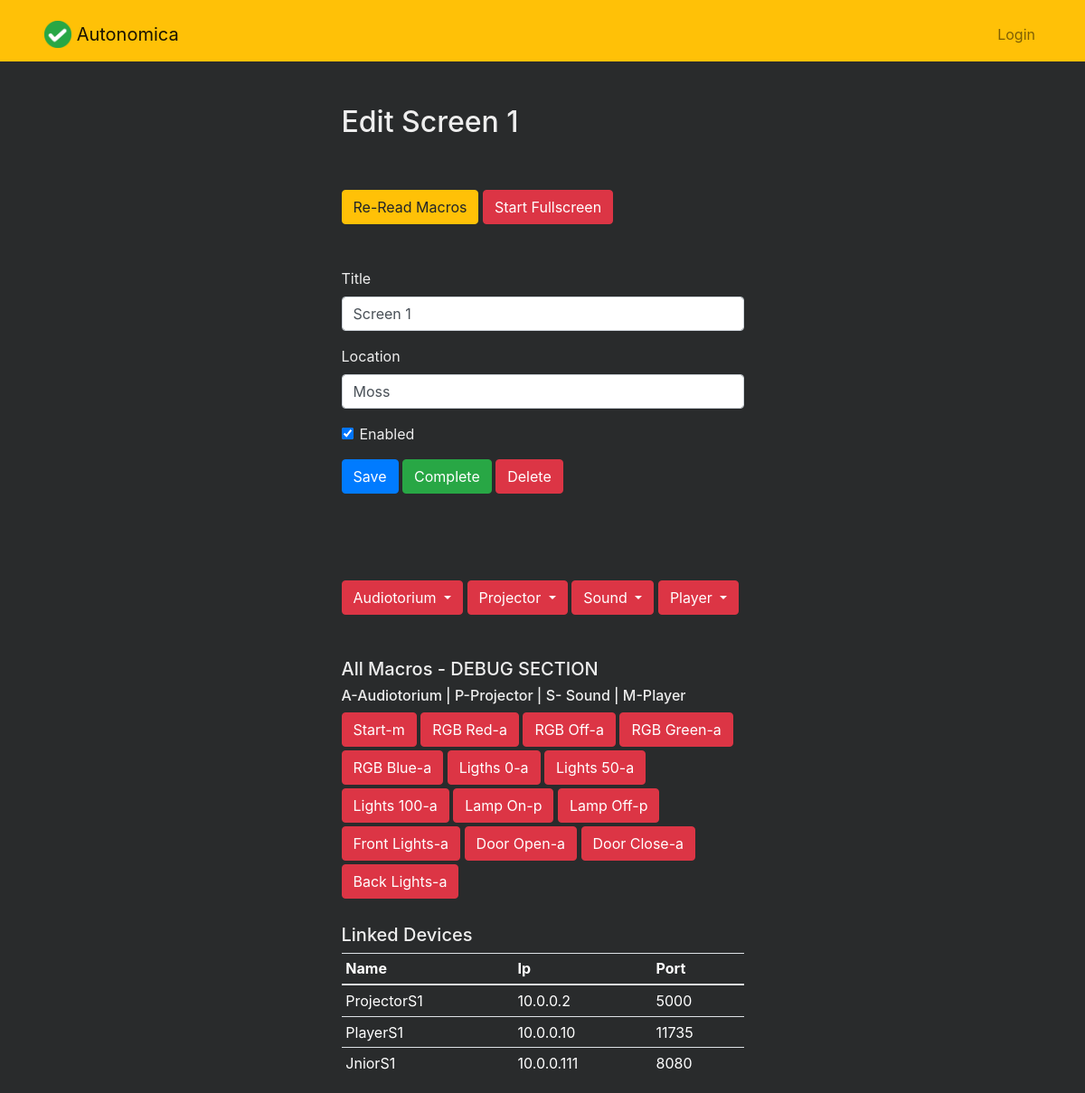
Screenshot of /screen/1 with the database file from the repository.
### autonomica/models.py (models this page shows, shortened)
class Screen(models.Model):
    title = models.CharField(max_length=100)
    location = models.CharField(max_length=100, blank=True)
    created = models.DateTimeField(auto_now_add=True)
    enabled = models.BooleanField(default=False)
    user = models.ForeignKey(User, on_delete=models.CASCADE)

class Macro(models.Model):
    CATEGORY = (
        ('p', 'Projector'),
        ('s', 'Sound'),
        ('a', 'Audiotorium'),
        ('m', 'MediaBlock'),
    )
    CATEGORY_JNIOR = (
        ('n', 'None'),
        ('c', 'Cinema Application'),
        ('t', 'Tasker Application'),
    )
    CATEGORY_COLOR_BUTTON = (
        ('danger', 'Red'),
        ('success', 'Green'),
        ('info', 'Blue'),
        ('warning', 'Yellow'),
    )
    screen = models.ForeignKey(Screen, on_delete=models.CASCADE, help_text="Related to screen.")
    device = models.ForeignKey(Device, on_delete=models.CASCADE, null=True, help_text="Device category.")
    name = models.CharField(max_length=100, help_text="Public name.")
    command = models.CharField(max_length=100, help_text="System command.")
    termination = models.CharField(max_length=100, blank=True, help_text="Termination String if any.")
    colors = models.CharField(max_length=20, choices=CATEGORY_COLOR_BUTTON, default='danger',
                              help_text="If you want a other button color you can select it here.")
    category = models.CharField(max_length=100, choices=CATEGORY, default='p', )
    jnior = models.CharField(max_length=100, choices=CATEGORY_JNIOR, default='n',
                             help_text="Use if macro is amed for Tasker or Cinema Application.")

class Device(models.Model):
    screen = models.ForeignKey(Screen, on_delete=models.CASCADE)
    name = models.CharField(max_length=100)
    ip = models.CharField(max_length=100)
    port = models.CharField(max_length=100)
    cinema = models.BooleanField(default=False, blank=True, help_text="If Jnior is Cinema Application installed?")
    tasker = models.BooleanField(default=False, blank=True, help_text="If Jnior is Tasker Application installed?")

### autonomica/views.py (the view, shortened to what this page needs)
# urls.py: path('screen/<int:screen_pk>', views.viewscreen, name='viewscreen'),
def viewscreen(request, screen_pk):
    screen = get_object_or_404(Screen, pk=screen_pk)
    macro = Macro.objects.filter(screen_id=screen_pk).order_by('-name')
    device = Device.objects.filter(screen_id=screen_pk).order_by('-name')
    print('Screen id: ', screen_pk)
    if request.method == 'GET':
        formS = ScreenForm(instance=screen)
        return render(request, 'autonomica/viewscreen.html',
                      {'screen': screen, 'form': formS, 'macros': macro, 'devices': device})

### autonomica/forms.py
class ScreenForm(ModelForm):
    class Meta:
        model = Screen
        fields = ['title', 'location', 'enabled']

### templates/autonomica/viewscreen.html (shortened to what this page needs)
{% extends "autonomica/base.html" %}
{% block content %}
    <div class="row justify-content-center mt-5">
        <div class="col-md-5">
            <h2>Edit {{ screen.title }}</h2>
        </div>
    </div>
    <div class="row justify-content-center mt-5">
    <div class="col-md-5">
        <button type="button" class="btn btn-warning" onclick="$('#complete').click()">Re-Read Macros</button>
            <button type="button" class="btn btn-danger" onclick="location.href='{% url 'fullscreen' screen.id %}'" type=" button"> Start Fullscreen</button>
        </div>
    </div>
    <div class="row justify-content-center mt-5">
        <div class="col-md-5">
            <form method="POST">
                <div class="form-group">
                    <label for="title">Title</label>
                    <input type="text" name="title" class="form-control" id="title" value="{{ screen.title }}" required>
                </div>
                <div class="form-group">
                    <label for="location">Location</label>
                    <input name="location" rows="5" class="form-control" id="location" value="{{ screen.location }}">
                </div>
                <div class="form-group form-check">
                    <input type="checkbox" name="important" class="form-check-input" id="important"
                           {% if screen.enabled %}checked{% endif %}>
                    <label class="form-check-label" for="important">Enabled</label>
                </div>
                <button type="submit" class="btn btn-primary">Save</button>
                <button type="button" class="btn btn-success" onclick="$('#complete').click()">Complete</button>
                <button type="button" class="btn btn-danger" onclick="$('#delete').click()">Delete</button>
            </form>
        </div>
    </div>
    <br>
    <div class="row justify-content-center mt-5">
        <div class="col-md-5">
            <br>
            <div>
                <div class="btn-group">
                    <button type="button" class="btn btn-danger dropdown-toggle" data-toggle="dropdown"
                            aria-haspopup="true" aria-expanded="false">
                        Audiotorium
                    </button>
                </div>
                <div class="btn-group">
                    <button type="button" class="btn btn-danger dropdown-toggle" data-toggle="dropdown"
                            aria-haspopup="true" aria-expanded="false">
                        Projector
                    </button>
                </div>
                <div class="btn-group">
                    <button type="button" class="btn btn-danger dropdown-toggle" data-toggle="dropdown"
                            aria-haspopup="true" aria-expanded="false">
                        Sound
                    </button>
                </div>
                <div class="btn-group">
                    <button type="button" class="btn btn-danger dropdown-toggle" data-toggle="dropdown"
                            aria-haspopup="true" aria-expanded="false">
                        Player
                    </button>
                </div>
            </div>
            <br>
            <br>
            <div>
                <h5>All Macros - DEBUG SECTION</h5>
                <h6>A-Audiotorium | P-Projector | S- Sound | M-Player </h6>
                <div>
                    {% for macro in macros %}
                        <button type="button" class="btn btn-danger mb-1"
                                onclick="null">{{ macro.name }}-{{ macro.category }}</button>
                    {% endfor %}
                </div>
            </div>
            <br>
            <h5>Linked Devices</h5>
            <table class="table table-sm">
                <thead>
                <tr>
                    <th scope="col">Name</th>
                    <th scope="col">Ip</th>
                    <th scope="col">Port</th>
                </tr>
                </thead>
                <tbody>
                {% for device in devices %}
                    <tr>
                        <td>{{ device.name }}</td>
                        <td>{{ device.ip }}</td>
                        <td>{{ device.port }}</td>
                    </tr>
                {% endfor %}
                </tbody>
            </table>
        </div>
    </div>
{% endblock %}

### autonomica/static/todo/css/style.css (style rules this page uses)
body { background-color: rgb(41, 43, 44); }
h2 { color: #eeeeee; }
h5 { color: #eeeeee; }
h6 { color: #eeeeee; }
label { color: #eeeeee; }
thead th { color: white; }
tbody td { color: white; }

### rows the page displays
Screen: title "Screen 1", location "Moss", enabled "☑"
Macro: name "Start", category "m"
Macro: name "RGB Red", category "a"
Macro: name "RGB Off", category "a"
Macro: name "RGB Green", category "a"
Macro: name "RGB Blue", category "a"
Macro: name "Ligths 0", category "a"
Macro: name "Lights 50", category "a"
Macro: name "Lights 100", category "a"
Macro: name "Lamp On", category "p"
Macro: name "Lamp Off", category "p"
Macro: name "Front Lights", category "a"
Macro: name "Door Open", category "a"
Macro: name "Door Close", category "a"
Macro: name "Back Lights", category "a"
Device: name "ProjectorS1", ip "10.0.0.2", port "5000"
Device: name "PlayerS1", ip "10.0.0.10", port "11735"
Device: name "JniorS1", ip "10.0.0.111", port "8080"
